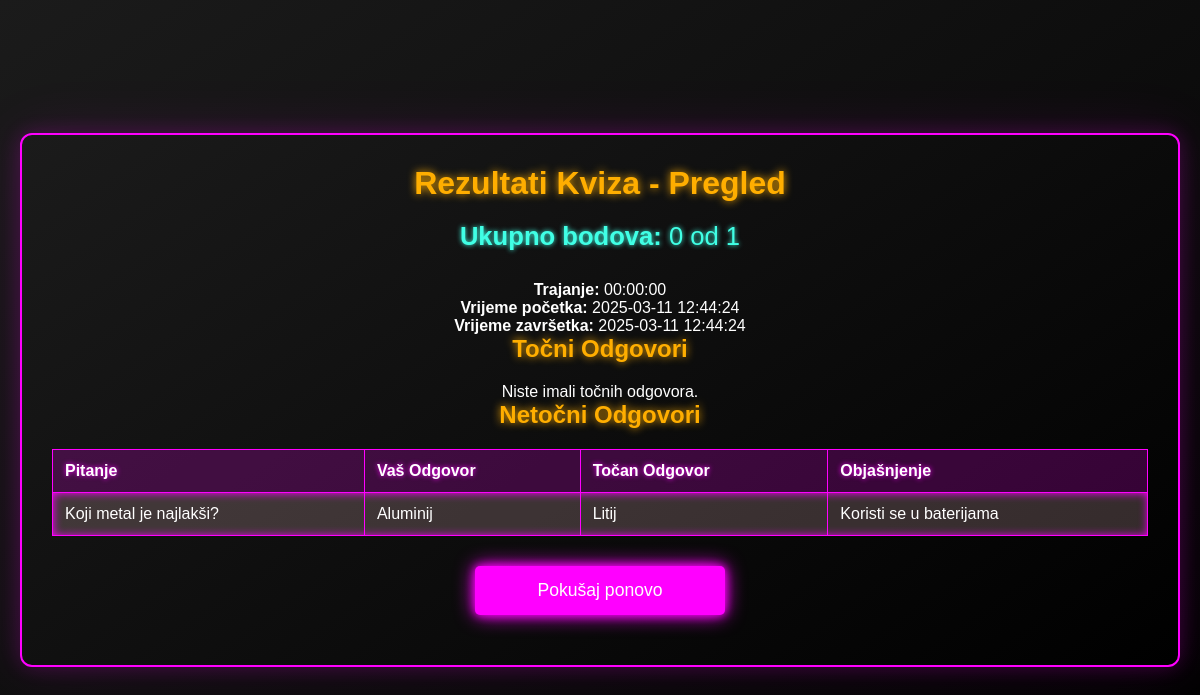
The app's page /forms.php?exam_id=36 with its own data.
### tables this page shows
CREATE TABLE `ep_test` (
  `ID` int(11) NOT NULL,
  `korisnikID` int(11) NOT NULL,
  `kviz_id` int(11) NOT NULL,
  `rezultat` int(11) DEFAULT NULL,
  `ukupno_pitanja` int(11) DEFAULT NULL,
  `tocno_odgovori` int(11) DEFAULT NULL,
  `netocno_odgovori` int(11) DEFAULT NULL,
  `trajanje` time DEFAULT NULL,
  `broj_pokusaja` int(11) DEFAULT NULL,
  `kreirano` datetime DEFAULT current_timestamp(),
  `azurirano` datetime DEFAULT current_timestamp() ON UPDATE current_timestamp(),
  `vrijeme_pocetka` datetime NOT NULL,
  `vremensko_ogranicenje` int(11) NOT NULL,
  `vrijeme_kraja` datetime GENERATED ALWAYS AS (`vrijeme_pocetka` + interval `vremensko_ogranicenje` minute) STORED
);

CREATE TABLE `ep_test_odgovori` (
  `ID` int(11) NOT NULL,
  `test_id` int(11) NOT NULL,
  `question_text` text DEFAULT NULL,
  `user_answer_text` text DEFAULT NULL,
  `correct_answer_text` text DEFAULT NULL,
  `explanation` text DEFAULT NULL,
  `is_correct` tinyint(1) DEFAULT 0
);

### forms.php (the view, shortened to what this page needs)
<?php
if (isset($_GET['exam_id'])) {
    $exam_id = intval($_GET['exam_id']);
    $hostDB    = 'localhost';
    $db        = 'kviz2';
    $userDB    = 'root';
    $passDB    = '';
    $charset   = 'utf8mb4';
    $dsn = "mysql:host=$hostDB;dbname=$db;charset=$charset";
    $options = [
         PDO::ATTR_ERRMODE            => PDO::ERRMODE_EXCEPTION,
         PDO::ATTR_DEFAULT_FETCH_MODE => PDO::FETCH_ASSOC,
         PDO::ATTR_EMULATE_PREPARES   => false,
    ];
    try {
         $pdo = new PDO($dsn, $userDB, $passDB, $options);
    } catch (PDOException $e) {
         die("Greška pri spajanju na bazu: " . $e->getMessage());
    }
    $stmt = $pdo->prepare("SELECT * FROM ep_test WHERE ID = :exam_id LIMIT 1");
    $stmt->execute([':exam_id' => $exam_id]);
    $exam = $stmt->fetch();
    $stmt2 = $pdo->prepare("SELECT * FROM ep_test_odgovori WHERE test_id = :exam_id");
    $stmt2->execute([':exam_id' => $exam_id]);
    $allAnswers = $stmt2->fetchAll();
    $correctAnswers = [];
    $wrongAnswers   = [];
    foreach ($allAnswers as $row) {
        $entry = [
            "question"       => $row["question_text"],
            "your_answer"    => $row["user_answer_text"],
            "correct_answer" => $row["correct_answer_text"],
            "explanation"    => $row["explanation"]
        ];
        if ($row["is_correct"] == 1) {
            $correctAnswers[] = $entry;
        } else {
            $wrongAnswers[]   = $entry;
        }
    }
    $score           = $exam['rezultat'];
    $totalQuestions  = $exam['ukupno_pitanja'];
    $trajanje        = $exam['trajanje'];
    $vrijeme_pocetka = $exam['vrijeme_pocetka'];
    $vrijeme_kraja   = $exam['vrijeme_kraja'];
    ?>
    <!DOCTYPE html>
    <html>
    <head>
    </head>
    <body>
    <div class="results-container">
        <h1>Rezultati Kviza - Pregled</h1>
        <p class="score">
            <strong>Ukupno bodova:</strong> <?= htmlspecialchars($score) ?>
            od <?= htmlspecialchars($totalQuestions) ?>
        </p>
        <p style="text-align:center;">
            <strong>Trajanje:</strong> <?= htmlspecialchars($trajanje) ?><br>
            <strong>Vrijeme početka:</strong> <?= htmlspecialchars($vrijeme_pocetka) ?><br>
            <strong>Vrijeme završetka:</strong> <?= htmlspecialchars($vrijeme_kraja) ?>
        </p>
        <h2>Točni Odgovori</h2>
        <?php if (!empty($correctAnswers)) { ?>
            <table>
                <tr>
                    <th>Pitanje</th>
                    <th>Vaš Odgovor</th>
                    <th>Točan Odgovor</th>
                    <th>Objašnjenje</th>
                </tr>
                <?php foreach ($correctAnswers as $item) { ?>
                <tr class="correct">
                    <td><?= htmlspecialchars($item["question"]) ?></td>
                    <td><?= htmlspecialchars($item["your_answer"]) ?></td>
                    <td><?= htmlspecialchars($item["correct_answer"]) ?></td>
                    <td><?= htmlspecialchars($item["explanation"]) ?></td>
                </tr>
                <?php } ?>
            </table>
        <?php } else { ?>
            <p style="text-align:center;">Niste imali točnih odgovora.</p>
        <?php } ?>
        <h2>Netočni Odgovori</h2>
        <?php if (!empty($wrongAnswers)) { ?>
            <table>
                <tr>
                    <th>Pitanje</th>
                    <th>Vaš Odgovor</th>
                    <th>Točan Odgovor</th>
                    <th>Objašnjenje</th>
                </tr>
                <?php foreach ($wrongAnswers as $item) { ?>
                <tr class="incorrect">
                    <td><?= htmlspecialchars($item["question"]) ?></td>
                    <td><?= htmlspecialchars($item["your_answer"]) ?></td>
                    <td><?= htmlspecialchars($item["correct_answer"]) ?></td>
                    <td><?= htmlspecialchars($item["explanation"]) ?></td>
                </tr>
                <?php } ?>
            </table>
        <?php } else { ?>
            <p style="text-align:center;">Svi odgovori su točni!</p>
        <?php } ?>
        <form action="odabir_teme.php" method="post">
            <input type="submit" name="retry" value="Pokušaj ponovo" class="results-btn">
        </form>
    </div>
    </body>
    </html>
    <?php
    exit();
}
?>

### forms.php (style rules this page uses)
* { margin: 0; padding: 0; box-sizing: border-box; font-family: 'Poppins', sans-serif; }
body { background: #090909; background-image: linear-gradient(145deg, #1b1b1b, #000); color: #fff; display: flex; justify-content: center; align-items: center; min-height: 100vh; padding: 20px; }
.results-container { width: 100%; max-width: 1200px; background: linear-gradient(145deg, #1b1b1b, #000); border: 2px solid #ff00ff; box-shadow: 0 0 20px rgba(255, 0, 255, 0.2), 0 0 60px rgba(255, 0, 255, 0.1); border-radius: 12px; padding: 30px; }
h1, h2 { text-align: center; color: #ffae00; text-shadow: 0 0 8px #ffae00; margin-bottom: 20px; }
.score { text-align: center; font-size: 1.6rem; margin-bottom: 30px; color: #40ffe5; text-shadow: 0 0 5px #40ffe5; }
table { width: 100%; border-collapse: collapse; margin-bottom: 30px; }
th, td { padding: 12px; text-align: left; border: 1px solid #ff00ff; color: #fff; }
th { background-color: rgba(255, 0, 255, 0.2); text-shadow: 0 0 5px #ff00ff; }
.incorrect { background-color: rgba(255, 205, 210, 0.2); box-shadow: inset 0 0 10px #ff00ff; }
.results-btn { display: block; width: 250px; margin: 0 auto 20px auto; padding: 14px 28px; background-color: #ff00ff; color: #fff; border: none; border-radius: 5px; cursor: pointer; font-size: 1.1rem; text-align: center; box-shadow: 0 0 10px #ff00ff, 0 0 20px #ff00ff; transition: 0.3s ease; }

### records on screen
ep_test: rezultat "0", ukupno_pitanja "1", trajanje "00:00:00", vrijeme_pocetka "2025-03-11 12:44:24", vrijeme_kraja "2025-03-11 12:44:24"
ep_test_odgovori: question_text "Koji metal je najlakši?", user_answer_text "Aluminij", correct_answer_text "Litij", explanation "Koristi se u baterijama"
